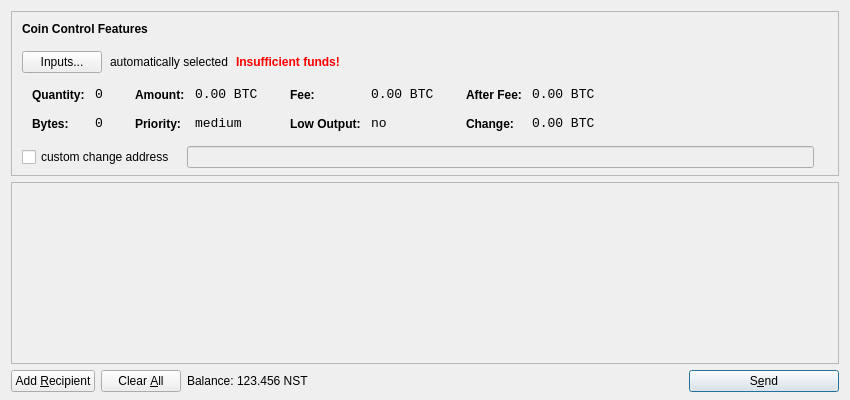
<?xml version="1.0" encoding="UTF-8"?>
<ui version="4.0">
 <class>SendCoinsDialog</class>
 <widget class="QDialog" name="SendCoinsDialog">
  <property name="geometry">
   <rect>
    <x>0</x>
    <y>0</y>
    <width>850</width>
    <height>400</height>
   </rect>
  </property>
  <property name="windowTitle">
   <string>Send Coins</string>
  </property>
  <layout class="QVBoxLayout" name="verticalLayout" stretch="0,1,0">
   <property name="bottomMargin">
    <number>8</number>
   </property>
   <item>
    <widget class="QFrame" name="frameCoinControl">
     <property name="sizePolicy">
      <sizepolicy hsizetype="Expanding" vsizetype="Expanding">
       <horstretch>0</horstretch>
       <verstretch>0</verstretch>
      </sizepolicy>
     </property>
     <property name="maximumSize">
      <size>
       <width>16777215</width>
       <height>16777215</height>
      </size>
     </property>
     <property name="frameShape">
      <enum>QFrame::StyledPanel</enum>
     </property>
     <property name="frameShadow">
      <enum>QFrame::Sunken</enum>
     </property>
     <layout class="QVBoxLayout" name="verticalLayoutCoinControl2">
      <property name="spacing">
       <number>-1</number>
      </property>
      <property name="leftMargin">
       <number>0</number>
      </property>
      <property name="topMargin">
       <number>0</number>
      </property>
      <property name="rightMargin">
       <number>0</number>
      </property>
      <property name="bottomMargin">
       <number>6</number>
      </property>
      <item>
       <layout class="QVBoxLayout" name="verticalLayoutCoinControl" stretch="0,0,0,0,1">
        <property name="spacing">
         <number>0</number>
        </property>
        <property name="leftMargin">
         <number>10</number>
        </property>
        <property name="topMargin">
         <number>10</number>
        </property>
        <item>
         <layout class="QHBoxLayout" name="horizontalLayoutCoinControl1">
          <property name="bottomMargin">
           <number>15</number>
          </property>
          <item>
           <widget class="QLabel" name="labelCoinControlFeatures">
            <property name="sizePolicy">
             <sizepolicy hsizetype="Preferred" vsizetype="Maximum">
              <horstretch>0</horstretch>
              <verstretch>0</verstretch>
             </sizepolicy>
            </property>
            <property name="font">
             <font>
              <weight>75</weight>
              <bold>true</bold>
             </font>
            </property>
            <property name="styleSheet">
             <string notr="true">font-weight:bold;</string>
            </property>
            <property name="text">
             <string>Coin Control Features</string>
            </property>
           </widget>
          </item>
         </layout>
        </item>
        <item>
         <layout class="QHBoxLayout" name="horizontalLayoutCoinControl2" stretch="0,0,0,0">
          <property name="spacing">
           <number>8</number>
          </property>
          <property name="bottomMargin">
           <number>10</number>
          </property>
          <item>
           <widget class="QPushButton" name="pushButtonCoinControl">
            <property name="styleSheet">
             <string notr="true"/>
            </property>
            <property name="text">
             <string>Inputs...</string>
            </property>
           </widget>
          </item>
          <item>
           <widget class="QLabel" name="labelCoinControlAutomaticallySelected">
            <property name="text">
             <string>automatically selected</string>
            </property>
            <property name="margin">
             <number>5</number>
            </property>
           </widget>
          </item>
          <item>
           <widget class="QLabel" name="labelCoinControlInsuffFunds">
            <property name="font">
             <font>
              <weight>75</weight>
              <bold>true</bold>
             </font>
            </property>
            <property name="styleSheet">
             <string notr="true">color:red;font-weight:bold;</string>
            </property>
            <property name="text">
             <string>Insufficient funds!</string>
            </property>
            <property name="margin">
             <number>5</number>
            </property>
           </widget>
          </item>
          <item>
           <spacer name="horizontalSpacerCoinControl">
            <property name="orientation">
             <enum>Qt::Horizontal</enum>
            </property>
            <property name="sizeHint" stdset="0">
             <size>
              <width>40</width>
              <height>1</height>
             </size>
            </property>
           </spacer>
          </item>
         </layout>
        </item>
        <item>
         <widget class="QWidget" name="widgetCoinControl" native="true">
          <property name="sizePolicy">
           <sizepolicy hsizetype="Preferred" vsizetype="Preferred">
            <horstretch>0</horstretch>
            <verstretch>0</verstretch>
           </sizepolicy>
          </property>
          <property name="minimumSize">
           <size>
            <width>0</width>
            <height>0</height>
           </size>
          </property>
          <property name="styleSheet">
           <string notr="true"/>
          </property>
          <layout class="QHBoxLayout" name="horizontalLayoutCoinControl5">
           <property name="margin">
            <number>0</number>
           </property>
           <item>
            <layout class="QHBoxLayout" name="horizontalLayoutCoinControl3" stretch="0,0,0,1">
             <property name="spacing">
              <number>20</number>
             </property>
             <property name="topMargin">
              <number>0</number>
             </property>
             <property name="bottomMargin">
              <number>10</number>
             </property>
             <item>
              <layout class="QFormLayout" name="formLayoutCoinControl1">
               <property name="horizontalSpacing">
                <number>10</number>
               </property>
               <property name="verticalSpacing">
                <number>14</number>
               </property>
               <property name="leftMargin">
                <number>10</number>
               </property>
               <property name="topMargin">
                <number>4</number>
               </property>
               <property name="rightMargin">
                <number>6</number>
               </property>
               <item row="0" column="0">
                <widget class="QLabel" name="labelCoinControlQuantityText">
                 <property name="styleSheet">
                  <string notr="true">font-weight:bold;</string>
                 </property>
                 <property name="text">
                  <string>Quantity:</string>
                 </property>
                 <property name="margin">
                  <number>0</number>
                 </property>
                </widget>
               </item>
               <item row="0" column="1">
                <widget class="QLabel" name="labelCoinControlQuantity">
                 <property name="font">
                  <font>
                   <family>Monospace</family>
                   <pointsize>10</pointsize>
                  </font>
                 </property>
                 <property name="cursor">
                  <cursorShape>IBeamCursor</cursorShape>
                 </property>
                 <property name="contextMenuPolicy">
                  <enum>Qt::ActionsContextMenu</enum>
                 </property>
                 <property name="text">
                  <string notr="true">0</string>
                 </property>
                 <property name="margin">
                  <number>0</number>
                 </property>
                 <property name="textInteractionFlags">
                  <set>Qt::LinksAccessibleByMouse|Qt::TextSelectableByKeyboard|Qt::TextSelectableByMouse</set>
                 </property>
                </widget>
               </item>
               <item row="1" column="0">
                <widget class="QLabel" name="labelCoinControlBytesText">
                 <property name="styleSheet">
                  <string notr="true">font-weight:bold;</string>
                 </property>
                 <property name="text">
                  <string>Bytes:</string>
                 </property>
                </widget>
               </item>
               <item row="1" column="1">
                <widget class="QLabel" name="labelCoinControlBytes">
                 <property name="font">
                  <font>
                   <family>Monospace</family>
                   <pointsize>10</pointsize>
                  </font>
                 </property>
                 <property name="cursor">
                  <cursorShape>IBeamCursor</cursorShape>
                 </property>
                 <property name="contextMenuPolicy">
                  <enum>Qt::ActionsContextMenu</enum>
                 </property>
                 <property name="text">
                  <string notr="true">0</string>
                 </property>
                 <property name="textInteractionFlags">
                  <set>Qt::LinksAccessibleByMouse|Qt::TextSelectableByKeyboard|Qt::TextSelectableByMouse</set>
                 </property>
                </widget>
               </item>
              </layout>
             </item>
             <item>
              <layout class="QFormLayout" name="formLayoutCoinControl2">
               <property name="horizontalSpacing">
                <number>10</number>
               </property>
               <property name="verticalSpacing">
                <number>14</number>
               </property>
               <property name="leftMargin">
                <number>6</number>
               </property>
               <property name="topMargin">
                <number>4</number>
               </property>
               <property name="rightMargin">
                <number>6</number>
               </property>
               <item row="0" column="0">
                <widget class="QLabel" name="labelCoinControlAmountText">
                 <property name="styleSheet">
                  <string notr="true">font-weight:bold;</string>
                 </property>
                 <property name="text">
                  <string>Amount:</string>
                 </property>
                 <property name="margin">
                  <number>0</number>
                 </property>
                </widget>
               </item>
               <item row="0" column="1">
                <widget class="QLabel" name="labelCoinControlAmount">
                 <property name="font">
                  <font>
                   <family>Monospace</family>
                   <pointsize>10</pointsize>
                  </font>
                 </property>
                 <property name="cursor">
                  <cursorShape>IBeamCursor</cursorShape>
                 </property>
                 <property name="contextMenuPolicy">
                  <enum>Qt::ActionsContextMenu</enum>
                 </property>
                 <property name="text">
                  <string notr="true">0.00 BTC</string>
                 </property>
                 <property name="textInteractionFlags">
                  <set>Qt::LinksAccessibleByMouse|Qt::TextSelectableByKeyboard|Qt::TextSelectableByMouse</set>
                 </property>
                </widget>
               </item>
               <item row="1" column="0">
                <widget class="QLabel" name="labelCoinControlPriorityText">
                 <property name="styleSheet">
                  <string notr="true">font-weight:bold;</string>
                 </property>
                 <property name="text">
                  <string>Priority:</string>
                 </property>
                </widget>
               </item>
               <item row="1" column="1">
                <widget class="QLabel" name="labelCoinControlPriority">
                 <property name="font">
                  <font>
                   <family>Monospace</family>
                   <pointsize>10</pointsize>
                  </font>
                 </property>
                 <property name="cursor">
                  <cursorShape>IBeamCursor</cursorShape>
                 </property>
                 <property name="contextMenuPolicy">
                  <enum>Qt::ActionsContextMenu</enum>
                 </property>
                 <property name="text">
                  <string>medium</string>
                 </property>
                 <property name="textInteractionFlags">
                  <set>Qt::LinksAccessibleByMouse|Qt::TextSelectableByKeyboard|Qt::TextSelectableByMouse</set>
                 </property>
                </widget>
               </item>
              </layout>
             </item>
             <item>
              <layout class="QFormLayout" name="formLayoutCoinControl3">
               <property name="horizontalSpacing">
                <number>10</number>
               </property>
               <property name="verticalSpacing">
                <number>14</number>
               </property>
               <property name="leftMargin">
                <number>6</number>
               </property>
               <property name="topMargin">
                <number>4</number>
               </property>
               <property name="rightMargin">
                <number>6</number>
               </property>
               <item row="0" column="0">
                <widget class="QLabel" name="labelCoinControlFeeText">
                 <property name="styleSheet">
                  <string notr="true">font-weight:bold;</string>
                 </property>
                 <property name="text">
                  <string>Fee:</string>
                 </property>
                 <property name="margin">
                  <number>0</number>
                 </property>
                </widget>
               </item>
               <item row="0" column="1">
                <widget class="QLabel" name="labelCoinControlFee">
                 <property name="font">
                  <font>
                   <family>Monospace</family>
                   <pointsize>10</pointsize>
                  </font>
                 </property>
                 <property name="cursor">
                  <cursorShape>IBeamCursor</cursorShape>
                 </property>
                 <property name="contextMenuPolicy">
                  <enum>Qt::ActionsContextMenu</enum>
                 </property>
                 <property name="text">
                  <string notr="true">0.00 BTC</string>
                 </property>
                 <property name="textInteractionFlags">
                  <set>Qt::LinksAccessibleByMouse|Qt::TextSelectableByKeyboard|Qt::TextSelectableByMouse</set>
                 </property>
                </widget>
               </item>
               <item row="1" column="0">
                <widget class="QLabel" name="labelCoinControlLowOutputText">
                 <property name="styleSheet">
                  <string notr="true">font-weight:bold;</string>
                 </property>
                 <property name="text">
                  <string>Low Output:</string>
                 </property>
                </widget>
               </item>
               <item row="1" column="1">
                <widget class="QLabel" name="labelCoinControlLowOutput">
                 <property name="font">
                  <font>
                   <family>Monospace</family>
                   <pointsize>10</pointsize>
                  </font>
                 </property>
                 <property name="cursor">
                  <cursorShape>IBeamCursor</cursorShape>
                 </property>
                 <property name="contextMenuPolicy">
                  <enum>Qt::ActionsContextMenu</enum>
                 </property>
                 <property name="text">
                  <string>no</string>
                 </property>
                 <property name="textInteractionFlags">
                  <set>Qt::LinksAccessibleByMouse|Qt::TextSelectableByKeyboard|Qt::TextSelectableByMouse</set>
                 </property>
                </widget>
               </item>
              </layout>
             </item>
             <item>
              <layout class="QFormLayout" name="formLayoutCoinControl4">
               <property name="horizontalSpacing">
                <number>10</number>
               </property>
               <property name="verticalSpacing">
                <number>14</number>
               </property>
               <property name="leftMargin">
                <number>6</number>
               </property>
               <property name="topMargin">
                <number>4</number>
               </property>
               <property name="rightMargin">
                <number>6</number>
               </property>
               <item row="0" column="0">
                <widget class="QLabel" name="labelCoinControlAfterFeeText">
                 <property name="styleSheet">
                  <string notr="true">font-weight:bold;</string>
                 </property>
                 <property name="text">
                  <string>After Fee:</string>
                 </property>
                 <property name="margin">
                  <number>0</number>
                 </property>
                </widget>
               </item>
               <item row="0" column="1">
                <widget class="QLabel" name="labelCoinControlAfterFee">
                 <property name="font">
                  <font>
                   <family>Monospace</family>
                   <pointsize>10</pointsize>
                  </font>
                 </property>
                 <property name="cursor">
                  <cursorShape>IBeamCursor</cursorShape>
                 </property>
                 <property name="contextMenuPolicy">
                  <enum>Qt::ActionsContextMenu</enum>
                 </property>
                 <property name="text">
                  <string notr="true">0.00 BTC</string>
                 </property>
                 <property name="textInteractionFlags">
                  <set>Qt::LinksAccessibleByMouse|Qt::TextSelectableByKeyboard|Qt::TextSelectableByMouse</set>
                 </property>
                </widget>
               </item>
               <item row="1" column="0">
                <widget class="QLabel" name="labelCoinControlChangeText">
                 <property name="styleSheet">
                  <string notr="true">font-weight:bold;</string>
                 </property>
                 <property name="text">
                  <string>Change:</string>
                 </property>
                </widget>
               </item>
               <item row="1" column="1">
                <widget class="QLabel" name="labelCoinControlChange">
                 <property name="font">
                  <font>
                   <family>Monospace</family>
                   <pointsize>10</pointsize>
                  </font>
                 </property>
                 <property name="cursor">
                  <cursorShape>IBeamCursor</cursorShape>
                 </property>
                 <property name="contextMenuPolicy">
                  <enum>Qt::ActionsContextMenu</enum>
                 </property>
                 <property name="text">
                  <string notr="true">0.00 BTC</string>
                 </property>
                 <property name="textInteractionFlags">
                  <set>Qt::LinksAccessibleByMouse|Qt::TextSelectableByKeyboard|Qt::TextSelectableByMouse</set>
                 </property>
                </widget>
               </item>
              </layout>
             </item>
            </layout>
           </item>
          </layout>
         </widget>
        </item>
        <item>
         <layout class="QHBoxLayout" name="horizontalLayoutCoinControl4" stretch="0,0,0">
          <property name="spacing">
           <number>12</number>
          </property>
          <property name="sizeConstraint">
           <enum>QLayout::SetDefaultConstraint</enum>
          </property>
          <property name="topMargin">
           <number>5</number>
          </property>
          <property name="rightMargin">
           <number>5</number>
          </property>
          <item>
           <widget class="QCheckBox" name="checkBoxCoinControlChange">
            <property name="text">
             <string>custom change address</string>
            </property>
           </widget>
          </item>
          <item>
           <widget class="QLineEdit" name="lineEditCoinControlChange">
            <property name="enabled">
             <bool>false</bool>
            </property>
            <property name="sizePolicy">
             <sizepolicy hsizetype="Expanding" vsizetype="Fixed">
              <horstretch>0</horstretch>
              <verstretch>0</verstretch>
             </sizepolicy>
            </property>
           </widget>
          </item>
          <item>
           <widget class="QLabel" name="labelCoinControlChangeLabel">
            <property name="sizePolicy">
             <sizepolicy hsizetype="Preferred" vsizetype="Expanding">
              <horstretch>0</horstretch>
              <verstretch>0</verstretch>
             </sizepolicy>
            </property>
            <property name="minimumSize">
             <size>
              <width>0</width>
              <height>0</height>
             </size>
            </property>
            <property name="text">
             <string/>
            </property>
            <property name="margin">
             <number>3</number>
            </property>
           </widget>
          </item>
         </layout>
        </item>
        <item>
         <spacer name="verticalSpacerCoinControl">
          <property name="orientation">
           <enum>Qt::Vertical</enum>
          </property>
          <property name="sizeHint" stdset="0">
           <size>
            <width>800</width>
            <height>1</height>
           </size>
          </property>
         </spacer>
        </item>
       </layout>
      </item>
     </layout>
    </widget>
   </item>
   <item>
    <widget class="QScrollArea" name="scrollArea">
     <property name="widgetResizable">
      <bool>true</bool>
     </property>
     <widget class="QWidget" name="scrollAreaWidgetContents">
      <property name="geometry">
       <rect>
        <x>0</x>
        <y>0</y>
        <width>830</width>
        <height>165</height>
       </rect>
      </property>
      <layout class="QVBoxLayout" name="verticalLayout_2">
       <property name="margin">
        <number>0</number>
       </property>
       <item>
        <layout class="QVBoxLayout" name="entries">
         <property name="spacing">
          <number>6</number>
         </property>
        </layout>
       </item>
       <item>
        <spacer name="verticalSpacer">
         <property name="orientation">
          <enum>Qt::Vertical</enum>
         </property>
         <property name="sizeHint" stdset="0">
          <size>
           <width>20</width>
           <height>40</height>
          </size>
         </property>
        </spacer>
       </item>
      </layout>
     </widget>
    </widget>
   </item>
   <item>
    <layout class="QHBoxLayout" name="horizontalLayout">
     <item>
      <widget class="QPushButton" name="addButton">
       <property name="toolTip">
        <string>Send to multiple recipients at once</string>
       </property>
       <property name="text">
        <string>Add &amp;Recipient</string>
       </property>
       <property name="icon">
        <iconset resource="../bitcoin.qrc">
         <normaloff>:/icons/add</normaloff>:/icons/add</iconset>
       </property>
       <property name="autoDefault">
        <bool>false</bool>
       </property>
      </widget>
     </item>
     <item>
      <widget class="QPushButton" name="clearButton">
       <property name="sizePolicy">
        <sizepolicy hsizetype="Minimum" vsizetype="Fixed">
         <horstretch>0</horstretch>
         <verstretch>0</verstretch>
        </sizepolicy>
       </property>
       <property name="toolTip">
        <string>Remove all transaction fields</string>
       </property>
       <property name="text">
        <string>Clear &amp;All</string>
       </property>
       <property name="icon">
        <iconset resource="../bitcoin.qrc">
         <normaloff>:/icons/remove</normaloff>:/icons/remove</iconset>
       </property>
       <property name="autoRepeatDelay">
        <number>300</number>
       </property>
       <property name="autoDefault">
        <bool>false</bool>
       </property>
      </widget>
     </item>
     <item>
      <layout class="QHBoxLayout" name="horizontalLayout_2">
       <property name="spacing">
        <number>3</number>
       </property>
       <item>
        <widget class="QLabel" name="label">
         <property name="text">
          <string>Balance:</string>
         </property>
        </widget>
       </item>
       <item>
        <widget class="QLabel" name="labelBalance">
         <property name="cursor">
          <cursorShape>IBeamCursor</cursorShape>
         </property>
         <property name="text">
          <string>123.456 NST</string>
         </property>
         <property name="textInteractionFlags">
          <set>Qt::LinksAccessibleByMouse|Qt::TextSelectableByKeyboard|Qt::TextSelectableByMouse</set>
         </property>
        </widget>
       </item>
      </layout>
     </item>
     <item>
      <spacer name="horizontalSpacer">
       <property name="orientation">
        <enum>Qt::Horizontal</enum>
       </property>
       <property name="sizeHint" stdset="0">
        <size>
         <width>40</width>
         <height>20</height>
        </size>
       </property>
      </spacer>
     </item>
     <item>
      <widget class="QPushButton" name="sendButton">
       <property name="minimumSize">
        <size>
         <width>150</width>
         <height>0</height>
        </size>
       </property>
       <property name="toolTip">
        <string>Confirm the send action</string>
       </property>
       <property name="text">
        <string>S&amp;end</string>
       </property>
       <property name="icon">
        <iconset resource="../bitcoin.qrc">
         <normaloff>:/icons/send</normaloff>:/icons/send</iconset>
       </property>
       <property name="default">
        <bool>true</bool>
       </property>
      </widget>
     </item>
    </layout>
   </item>
  </layout>
 </widget>
 <resources>
  <include location="../bitcoin.qrc"/>
 </resources>
 <connections/>
</ui>
